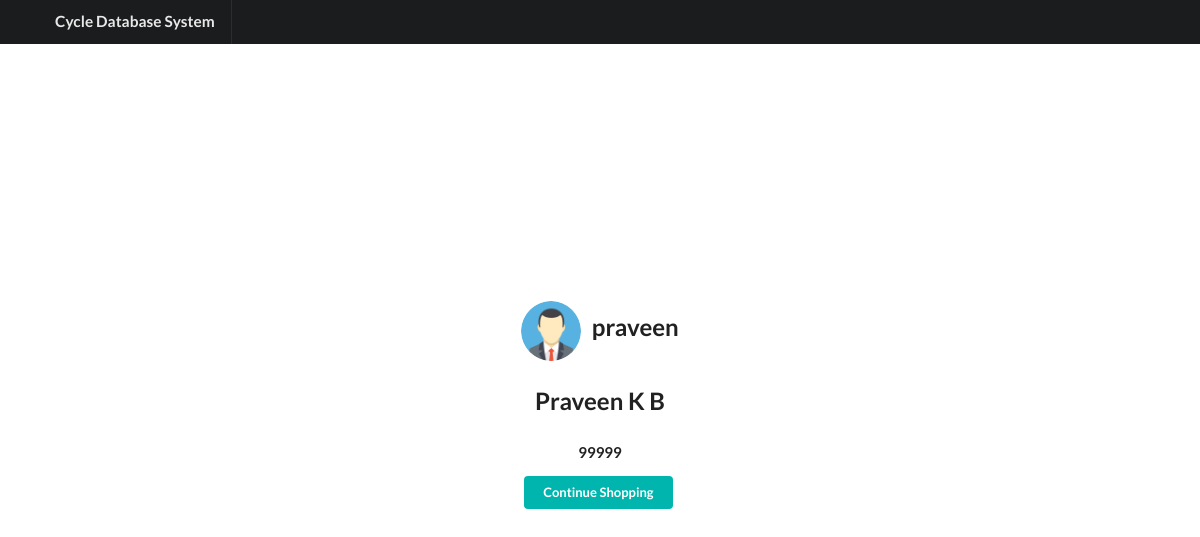
Page /myAccount (signed in) on the committed database.
### tables this page shows
CREATE TABLE customer(user_id varchar(20), password varchar(30), name varchar(50), ph_no number, constraint pk_cus primary key(user_id));

### application.py (the view)
@app.route('/myAccount', methods=['GET'])
def myAccount():
    if 'username' in session:
        username = session['username']
        con = sql.connect('database.db')
        cur = con.cursor()
        cur.execute("select user_id,name,ph_no from customer where user_id = (?)",(username,))
        rows = cur.fetchone()
        return render_template('/myAccount.html',rows=rows) #update/change here
    return redirect('/index')

### templates/myAccount.html (shortened to what this page needs)
<html>
<head>
    <link rel="stylesheet" href="https://cdnjs.cloudflare.com/ajax/libs/semantic-ui/2.4.1/semantic.min.css">
    <link rel="stylesheet" href="../static/myAccount.css">
</head>
</head>
<body>
    <div class="ui top fixed inverted menu" style="display: block;">
        <div class="ui container" style="font-size: 1.1rem;">
            <a href="/login" class="header item">Cycle Database System</a>
        </div>
    </div>
    <div class="ui middle aligned center aligned grid">
        <div class="column">
            <h2 class="ui header">
                <img src="/static/avatar.png" class="ui circular image">{{rows[0]}}
            </h2>
            <h2 class="ui header">{{rows[1]}}</h2>
            <h4 class="ui header">{{rows[2]}}</h4>
            <a href="/index">
                <button class="ui small teal button" type="submit" >Continue Shopping</button>
            </a>
        </div>
    </div>
</body>
</html>

### static/myAccount.css (style rules this page uses)
body > .grid { height: 100%; }
.image { margin-top: -100px; }
.column { max-width: 450px; }
.ui.menu > .container { display: flex; align-items: inherit; flex-direction: inherit; }
.ui.menu { min-height: 3rem !important; }

### rows in the picture
customer: user_id "praveen", name "Praveen K B", ph_no "99999"
